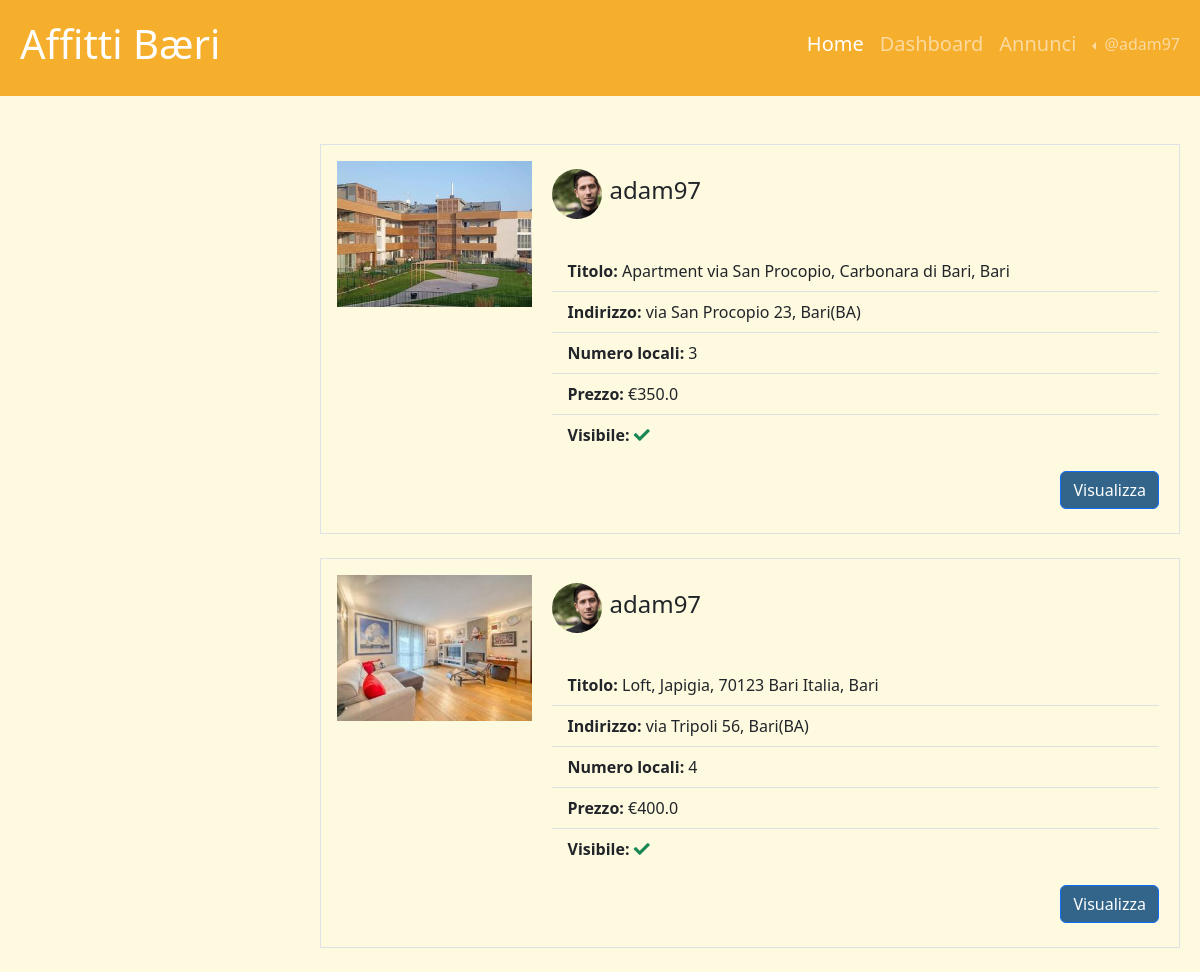
The page /annunci_locatore (signed in) on the database its author committed.
### tables this page shows
CREATE TABLE "utenti" (
	"mail_utente"	TEXT NOT NULL UNIQUE,
	"username"	TEXT NOT NULL UNIQUE,
	"password"	TEXT NOT NULL,
	"immagine_profilo"	TEXT,
	"tipo"	TEXT NOT NULL,
	"ID_utente"	INTEGER NOT NULL,
	PRIMARY KEY("ID_utente" AUTOINCREMENT)
);

CREATE TABLE "foto" (
	"percorso_file"	TEXT NOT NULL,
	"ID_annuncio"	TEXT NOT NULL,
	PRIMARY KEY("percorso_file"),
	FOREIGN KEY("ID_annuncio") REFERENCES "annunci"("ID_annuncio")
);

CREATE TABLE "annunci" (
	"ID_utente"	INTEGER NOT NULL,
	"ID_annuncio"	INTEGER NOT NULL,
	"locali"	INTEGER NOT NULL,
	"tipo"	TEXT NOT NULL,
	"titolo"	TEXT NOT NULL,
	"indirizzo"	TEXT NOT NULL,
	"descrizione"	TEXT NOT NULL,
	"visibile"	INTEGER NOT NULL,
	"arredo"	INTEGER NOT NULL,
	"prezzo"	REAL NOT NULL,
	PRIMARY KEY("ID_annuncio" AUTOINCREMENT),
	FOREIGN KEY("ID_utente") REFERENCES "utenti"("ID_utente")
);

### app.py (the view)
@app.route('/annunci_locatore')
@login_required
def annunci_locatore():
    foto_db = []
    annunci_db_result = annunci_dao.get_annunci_locatore_by_ID(current_user.id)
    annunci_db = [dict(row) for row in annunci_db_result]
    for annuncio_db in annunci_db:
        if annuncio_db['locali'] == 5:
           annuncio_db['locali'] ='5+'
        foto_result=foto_dao.get_foto_by_ID_annuncio(annuncio_db['ID_annuncio'])
        foto_db = [dict(row) for row in foto_result]
        annuncio_db['foto'] = foto_db[0]['percorso_file']
    return render_template('pagina_locatore.html', annunci=annunci_db)

### annunci_dao.py (called while the page is built)
def get_annunci_locatore_by_ID(ID_utente_locatore):
    conn = sqlite3.connect('db/affitti.db')
    conn.row_factory = sqlite3.Row
    cursor = conn.cursor()
    sql = "SELECT annunci.ID_annuncio, titolo, indirizzo,descrizione, prezzo, locali, username, visibile, immagine_profilo FROM annunci, utenti WHERE annunci.ID_utente =  ? AND annunci.ID_utente = utenti.ID_utente"
    cursor.execute(sql, (ID_utente_locatore,))
    annunci = cursor.fetchall()
    cursor.close()
    conn.close()
    return annunci

### app.py (called while the page is built)
@login_manager.user_loader
def load_user(ID_utente):
    db_user = utenti_dao.get_user_by_ID(ID_utente)
    if db_user is not None:
        user = User(id = db_user['ID_utente'], mail_utente=db_user['mail_utente'], username=db_user['username'],	password=db_user['password'], immagine_profilo=db_user['immagine_profilo'], tipo= db_user['tipo'])
    else:
        user = None
    return user

### foto_dao.py (called while the page is built)
def get_foto_by_ID_annuncio(ID_annuncio):
    conn = sqlite3.connect('db/affitti.db')
    conn.row_factory = sqlite3.Row
    cursor = conn.cursor()
    sql = 'SELECT percorso_file FROM foto WHERE ID_annuncio = ?'
    cursor.execute(sql, (ID_annuncio,))
    post = cursor.fetchall()
    cursor.close()
    conn.close()
    return post

### utenti_dao.py (called while the page is built)
def get_user_by_ID(ID_utente):
    conn = sqlite3.connect('db/affitti.db')
    conn.row_factory = sqlite3.Row
    cursor = conn.cursor()
    sql = 'SELECT * FROM utenti WHERE ID_utente = ?'
    cursor.execute(sql, (ID_utente,))
    user = cursor.fetchone()
    cursor.close()
    conn.close()
    return user

### templates/pagina_locatore.html (shortened to what this page needs)
{% extends "base.html" %}
{% block home_active %}active{% endblock %}
{% block content %}
<aside id="myaside" class="col-lg-3 col-md-12">
 </aside>
<main class="col-lg-9 col-md-12">
  {%if annunci%}
  {% for annuncio in annunci %}
  {%if annuncio.visibile%}
  <article class="row border p-2 mx-2 my-4">
    <div class="col-lg-3 col-md-6 col-sm-12 px-0">
      {% if annuncio.foto%}
      <img class="w-100 p-2"
        src="{{ url_for('static', filename=annuncio.foto) }}" alt="Questa è l'immagine del post">
      {% endif%}
    </div>
    <div class="col-lg-9 col-md-6 col-sm-12">
      <section class="d-flex align-items-center mt-2 mb-4">
        <div><img class="usrimg rounded-circle" src="{{ url_for('static', filename=annuncio.immagine_profilo ) }}"
            alt="Questa è l'immagine dell'utente {{ annuncio.username |e }}"></div>
        <div>
          <h4 class="username">{{ annuncio.username |e }}</h4>
        </div>
      </section>
      <ul class="list-group list-group-flush pb-3">
        <li class="list-group-item"><strong>Titolo: </strong>{{ annuncio.titolo |e }} </li>
        <li class="list-group-item"><strong>Indirizzo: </strong>{{ annuncio.indirizzo |e }} </li>
        <li class="list-group-item"><strong>Numero locali: </strong>{{ annuncio.locali |e }} </li>
        <li class="list-group-item"><strong>Prezzo: </strong>€{{ annuncio.prezzo |e }} </li>
        <li class="list-group-item"><strong>Visibile: </strong>{% if annuncio.visibile == 1 %}<i class="fas fa-check text-success"></i> {% else %} <i class="fas fa-times text-danger"></i>{% endif%}</li>
    </ul>
    <div class="d-grid gap-2 d-md-flex justify-content-md-end pb-3">
      <a href="{{url_for('edit_annuncio', ID_annuncio=annuncio.ID_annuncio)}}"><button class="btn btn-primary">Visualizza</button></a>
    </div>
    </div>
  </article>
  {%endif%}
  {% endfor %}
  {%endif%}
</main>
{% endblock %}

### templates/base.html (shortened to what this page needs)
<!doctype html>
<html lang="en">
<head>
  <link href="https://cdn.jsdelivr.net/npm/bootstrap@5.3.2/dist/css/bootstrap.min.css" rel="stylesheet"
>
  <link rel="stylesheet" href="https://cdn.jsdelivr.net/npm/bootstrap-icons@1.11.2/font/bootstrap-icons.min.css">
  <link rel="stylesheet" href="{{ url_for('static', filename='style.css') }}">
  <link rel="stylesheet" href="https://cdnjs.cloudflare.com/ajax/libs/font-awesome/5.15.3/css/all.min.css">
</head>
<body>
  <header id="myheader">
    <nav class="navbar navbar-dark navbar-expand-lg mynavbar">
      <div class="container-fluid">
        <h1 class="ps-2"><a class="my_color_text link link-underline link-underline-opacity-0 nav_text" aria-current="page"
          href="/">Affitti Bæri</a></h1>
        <div class="collapse navbar-collapse" id="navbarSupportedContent">
          <ul class="navbar-nav ms-auto">
            <li class="nav-item">
              <h5><a class="nav-link {%block home_active%}{% endblock %}" aria-current="page" href="/">Home</a></h5>
            </li>
            {% if current_user.is_authenticated %}
            <li class="nav-item">
              <h5><a class="nav-link {%block about_active%}{% endblock %}" href="{{ url_for('profilo') }}">Dashboard</a></h5>
            </li>
            {% if current_user.tipo == 'locatore'%}
            <li class="nav-item">
              <h5><a class="nav-link {%block locatore_active%}{% endblock %}" href="{{ url_for('annunci_locatore') }}">Annunci</a></h5>
            </li>
            {% endif %}
            <li class="nav-item dropdown dropstart">
              <a class="nav-link dropdown-toggle" href="#" role="button" data-bs-toggle="dropdown"
                aria-expanded="false">
                @{{current_user.username}}
              </a>
            </li>
            {% else %}
            <li class="nav-item">
              <h5><a class="nav-link {%block signup_active%}{% endblock %}" aria-current="page"
                href="{{ url_for('iscriviti') }}">Iscriviti</a></h5>
            </li>
            {% endif %}
          </ul>
        </div>
      </div>
    </nav>
  </header>
  <div class="container-fluid mt-4">
    <div class="row">
      {%block content %}{% endblock %}
    </div>
  </div>
</body>
</html>

### static/style.css (style rules this page uses)
.usrimg { display: inline; height: 50px; vertical-align: middle; margin: 0.5rem 0.5rem 0.5rem 0rem; }
.mynavbar { background-color: #f6ae2d; height: 6rem; }
.username { font-weight: 100; }
body { background-color: #fefae0; }
.my_color_text { color: #ffffff; }
.btn-primary { background-color: #33658A; }
.list-group-item { background-color: #fefae0; }
#myheader h1 { color: #fefae0; }

### rows shown on the page
utenti: username "adam97", immagine_profilo+username (picture), username "adam97" "adam97"
foto: percorso_file (picture)
annunci: titolo "Apartment via San Procopio, Carbonara di Bari, Bari", indirizzo "via San Procopio 23, Bari(BA)", prezzo "350.0"
foto: percorso_file (picture)
annunci: titolo "Loft, Japigia, 70123 Bari Italia, Bari", indirizzo "via Tripoli 56, Bari(BA)", prezzo "400.0"

### other values the page prints
{{ annuncio.locali |e }} "3" "4"
